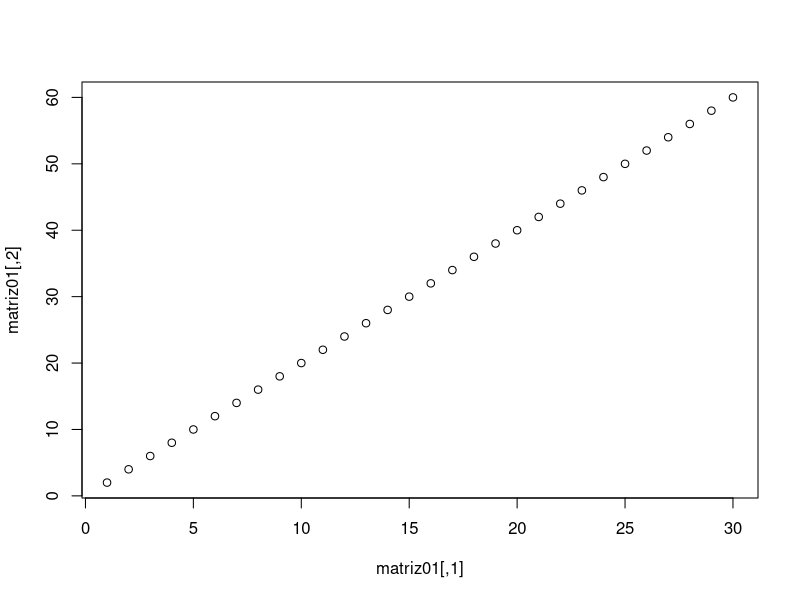
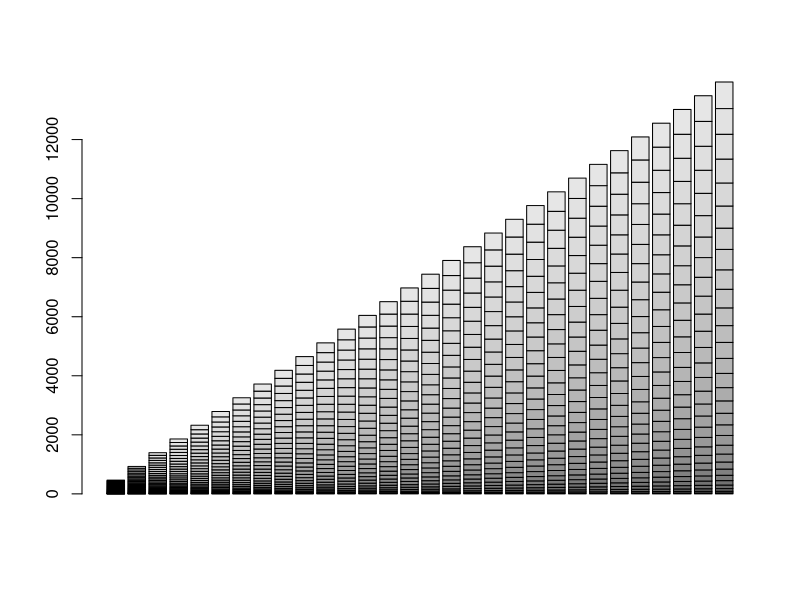
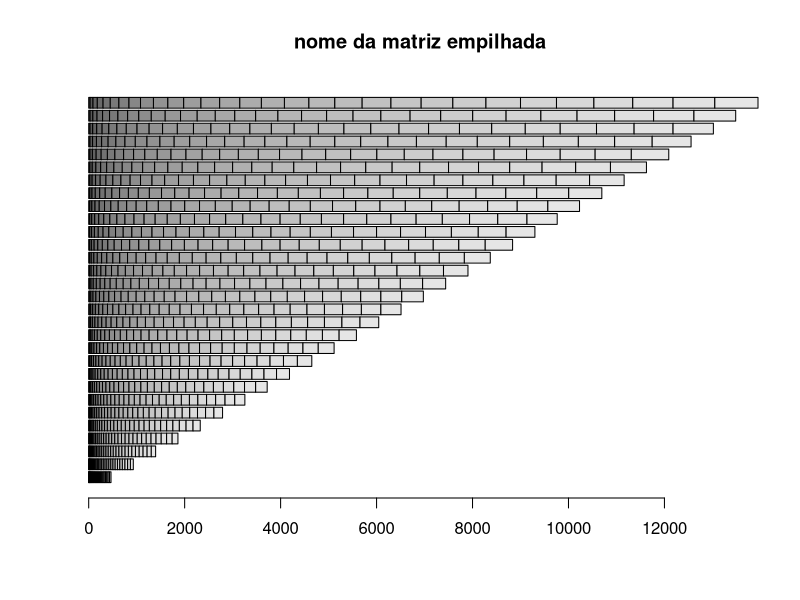

The R source for these figures, in order:
? break

nomes <- c('tom', 'bob', 'mel', 'ana', 'ian')

for (nome in nomes) {
  if(nome == 'mel'){
    print("Achei a mel")
  }
  print(nome)
}


for (nome in nomes) {
  if(nome == "mel"){
    break
  }
  print(nome)
}

for (nome in nomes) {
  if(nome == "mel"){
    next
  }
  print(nome)
}

contador <- 0
repeat{
  print(nomes)
  if(contador == 6){
    break
  }
  contador <- contador + 1
}

contador2 <- 0
while (contador2 <= 6) {
  print('oi r')
  contador2 <- contador2 + 1
}

matriz01 <- matrix(nrow = 30, ncol = 30)
matriz01

1:dim(matriz01)[1]
1:dim(matriz01)[2]

for (linha in 1:dim(matriz01)[1]) {
  for (coluna in 1:dim(matriz01)[2]) {
   matriz01[linha, coluna] = linha * coluna
  }
}

matriz01

matriz01[1:5, 1:5]

plot(matriz01)
barplot(matriz01)


barplot(matriz01, horiz = TRUE, main = 'nome da matriz empilhada')

soma <- sum(matriz01[30,])
soma
menor <- sum(matriz01[10,])
menor